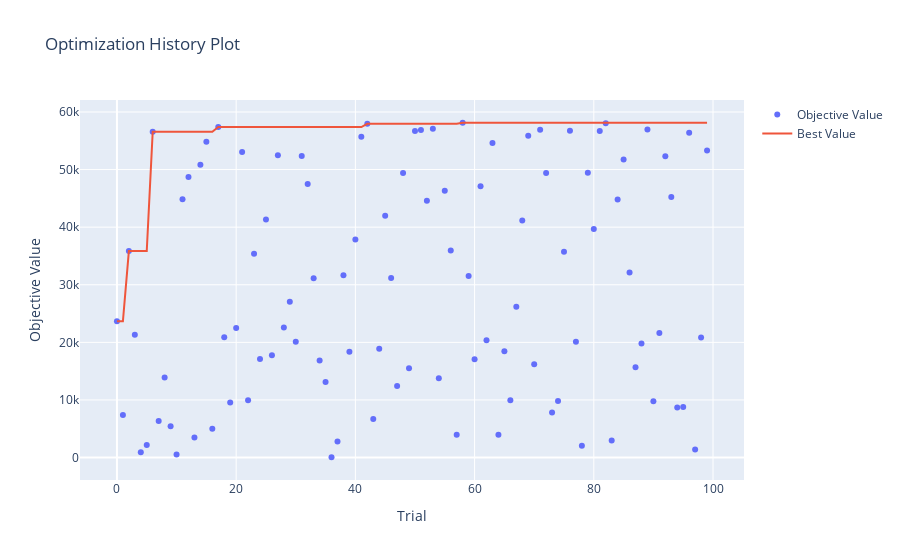
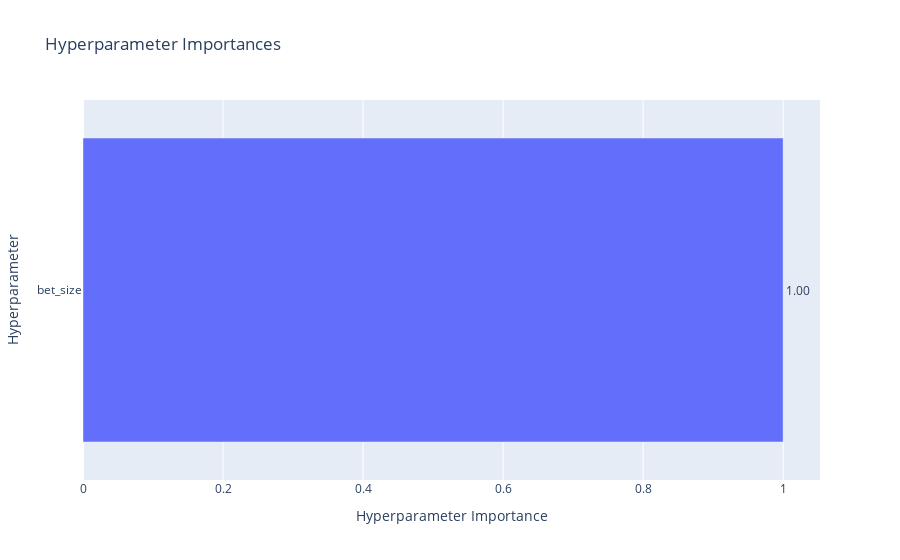

Notebook source saved alongside these figures, in order:
### Code cell
# Store all trials' results
all_trials = []

def objective(trial):
    # Optimize bet size between 1% and 50% of capital
    bet_size = trial.suggest_float("bet_size", 0.01, 0.5)  

    # Run backtest with the given bet size
    e = Engine()
    e.add_data(validate_frame)
    e.add_strategy(XGBoostStrategy(model=loaded_model, bet_size=bet_size,initial_data= initial_val_frame))  # Pass optimized bet size

    stats = e.run()

    # Save trial results
    trial_result = {
        "trial": trial.number,
        "sharpe": stats.get("Strategy Sharpe Ratio", np.nan),
        "return": stats.get("Total Return (%)", np.nan),
        "drawdown": stats.get("Strategy Max Drawdown (%)", np.nan),
        "bet_size": bet_size,
    }
    all_trials.append(trial_result)

    return trial_result["sharpe"]  # Optimize for Sharpe Ratio

# Run optimization
study = optuna.create_study(direction='maximize')
study.optimize(objective, n_trials=100)

# Save results
results_df = pd.DataFrame(all_trials)

print("Best Sharpe:", study.best_value)
print("Best Bet Size:", study.best_params["bet_size"])

# Plot optimization results
optuna.visualization.plot_optimization_history(study).show()
optuna.visualization.plot_param_importances(study).show()

### Figure 1 — Plotly figure (JSON) as saved in the notebook; plotly's stock layout.template omitted (floating-point values rounded to 4 significant figures)
{"data": [{"mode": "markers", "name": "Objective Value", "type": "scatter", "x": [0, 1, 2, 3, 4, 5, 6, 7, 8, 9, 10, 11, 12, 13, 14, 15, 16, 17, 18, 19, 20, 21, 22, 23, 24, 25, 26, 27, 28, 29, 30, 31, 32, 33, 34, 35, 36, 37, 38, 39, 40, 41, 42, 43, 44, 45, 46, 47, 48, 49, 50, 51, 52, 53, 54, 55, 56, 57, 58, 59, 60, 61, 62, 63, 64, 65, 66, 67, 68, 69, 70, 71, 72, 73, 74, 75, 76, 77, 78, 79, 80, 81, 82, 83, 84, 85, 86, 87, 88, 89, 90, 91, 92, 93, 94, 95, 96, 97, 98, 99], "y": [23650.0, 7386.0, 35840.0, 21340.0, 929.5, 2183.0, 56570.0, 6351.0, 13910.0, 5452.0, 546.1, 44840.0, 48720.0, 3484.0, 50850.0, 54840.0, 5015.0, 57380.0, 20890.0, 9572.0, 22510.0, 53050.0, 9935.0, 35390.0, 17090.0, 41340.0, 17760.0, 52500.0, 22560.0, 27040.0, 20120.0, 52350.0, 47510.0, 31150.0, 16860.0, 13110.0, 52.79, 2791.0, 31670.0, 18390.0, 37860.0, 55700.0, 57940.0, 6701.0, 18890.0, 42000.0, 31190.0, 12400.0, 49410.0, 15520.0, 56720.0, 56880.0, 44580.0, 57070.0, 13750.0, 46320.0, 35960.0, 3963.0, 58130.0, 31510.0, 17060.0, 47110.0, 20370.0, 54600.0, 3968.0, 18470.0, 9956.0, 26170.0, 41160.0, 55890.0, 16220.0, 56930.0, 49410.0, 7811.0, 9840.0, 35710.0, 56740.0, 20090.0, 2038.0, 49450.0, 39670.0, 56680.0, 58030.0, 2941.0, 44820.0, 51760.0, 32110.0, 15660.0, 19780.0, 56960.0, 9760.0, 21630.0, 52290.0, 45250.0, 8687.0, 8797.0, 56370.0, 1379.0, 20850.0, 53300.0]}, {"mode": "lines", "name": "Best Value", "type": "scatter", "x": [0, 1, 2, 3, 4, 5, 6, 7, 8, 9, 10, 11, 12, 13, 14, 15, 16, 17, 18, 19, 20, 21, 22, 23, 24, 25, 26, 27, 28, 29, 30, 31, 32, 33, 34, 35, 36, 37, 38, 39, 40, 41, 42, 43, 44, 45, 46, 47, 48, 49, 50, 51, 52, 53, 54, 55, 56, 57, 58, 59, 60, 61, 62, 63, 64, 65, 66, 67, 68, 69, 70, 71, 72, 73, 74, 75, 76, 77, 78, 79, 80, 81, 82, 83, 84, 85, 86, 87, 88, 89, 90, 91, 92, 93, 94, 95, 96, 97, 98, 99], "y": [23650.0, 23650.0, 35840.0, 35840.0, 35840.0, 35840.0, 56570.0, 56570.0, 56570.0, 56570.0, 56570.0, 56570.0, 56570.0, 56570.0, 56570.0, 56570.0, 56570.0, 57380.0, 57380.0, 57380.0, 57380.0, 57380.0, 57380.0, 57380.0, 57380.0, 57380.0, 57380.0, 57380.0, 57380.0, 57380.0, 57380.0, 57380.0, 57380.0, 57380.0, 57380.0, 57380.0, 57380.0, 57380.0, 57380.0, 57380.0, 57380.0, 57380.0, 57940.0, 57940.0, 57940.0, 57940.0, 57940.0, 57940.0, 57940.0, 57940.0, 57940.0, 57940.0, 57940.0, 57940.0, 57940.0, 57940.0, 57940.0, 57940.0, 58130.0, 58130.0, 58130.0, 58130.0, 58130.0, 58130.0, 58130.0, 58130.0, 58130.0, 58130.0, 58130.0, 58130.0, 58130.0, 58130.0, 58130.0, 58130.0, 58130.0, 58130.0, 58130.0, 58130.0, 58130.0, 58130.0, 58130.0, 58130.0, 58130.0, 58130.0, 58130.0, 58130.0, 58130.0, 58130.0, 58130.0, 58130.0, 58130.0, 58130.0, 58130.0, 58130.0, 58130.0, 58130.0, 58130.0, 58130.0, 58130.0, 58130.0]}, {"marker": {"color": "#cccccc"}, "mode": "markers", "name": "Infeasible Trial", "showlegend": false, "type": "scatter", "x": [], "y": []}], "layout": {"title": {"text": "Optimization History Plot"}, "xaxis": {"title": {"text": "Trial"}}, "yaxis": {"title": {"text": "Objective Value"}}}}

### Figure 2 — Plotly figure (JSON) as saved in the notebook; plotly's stock layout.template omitted (floating-point values rounded to 4 significant figures)
{"data": [{"cliponaxis": false, "hovertemplate": ["bet_size (FloatDistribution): 1.0<extra></extra>"], "name": "Objective Value", "orientation": "h", "text": ["1.00"], "textposition": "outside", "type": "bar", "x": [1], "y": ["bet_size"]}], "layout": {"title": {"text": "Hyperparameter Importances"}, "xaxis": {"title": {"text": "Hyperparameter Importance"}}, "yaxis": {"title": {"text": "Hyperparameter"}}}}
